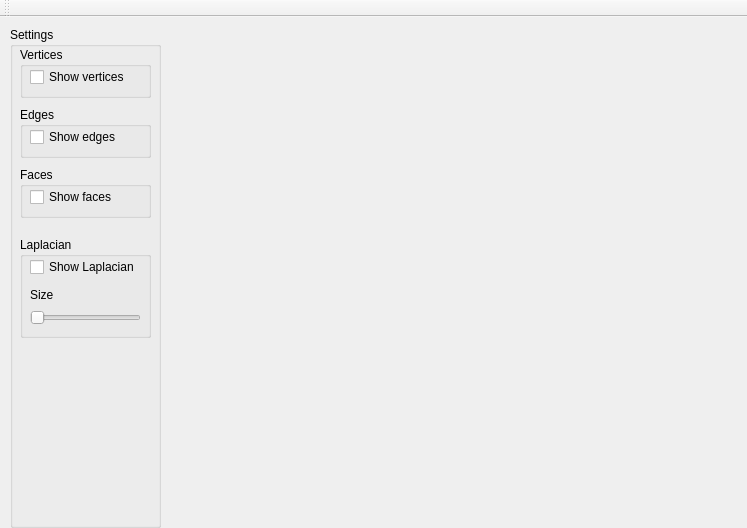
<?xml version="1.0" encoding="UTF-8"?>
<ui version="4.0">
 <class>MainWindow</class>
 <widget class="QMainWindow" name="MainWindow">
  <property name="geometry">
   <rect>
    <x>0</x>
    <y>0</y>
    <width>747</width>
    <height>528</height>
   </rect>
  </property>
  <property name="windowTitle">
   <string>Mesh_Computational_Geometry</string>
  </property>
  <widget class="QWidget" name="centralWidget">
   <widget class="GLDisplayWidget" name="rendering" native="true">
    <property name="geometry">
     <rect>
      <x>170</x>
      <y>10</y>
      <width>571</width>
      <height>501</height>
     </rect>
    </property>
   </widget>
   <widget class="QGroupBox" name="groupBox">
    <property name="geometry">
     <rect>
      <x>10</x>
      <y>10</y>
      <width>151</width>
      <height>501</height>
     </rect>
    </property>
    <property name="title">
     <string>Settings</string>
    </property>
    <widget class="QGroupBox" name="groupBox_2">
     <property name="geometry">
      <rect>
       <x>10</x>
       <y>20</y>
       <width>131</width>
       <height>51</height>
      </rect>
     </property>
     <property name="title">
      <string>Vertices</string>
     </property>
     <widget class="QCheckBox" name="checkBox_Vertices">
      <property name="geometry">
       <rect>
        <x>10</x>
        <y>20</y>
        <width>111</width>
        <height>20</height>
       </rect>
      </property>
      <property name="text">
       <string>Show vertices</string>
      </property>
      <property name="checked">
       <bool>false</bool>
      </property>
     </widget>
    </widget>
    <widget class="QGroupBox" name="groupBox_3">
     <property name="geometry">
      <rect>
       <x>10</x>
       <y>80</y>
       <width>131</width>
       <height>51</height>
      </rect>
     </property>
     <property name="title">
      <string>Edges</string>
     </property>
     <widget class="QCheckBox" name="checkBox_Edges">
      <property name="geometry">
       <rect>
        <x>10</x>
        <y>20</y>
        <width>111</width>
        <height>20</height>
       </rect>
      </property>
      <property name="text">
       <string>Show edges</string>
      </property>
     </widget>
    </widget>
    <widget class="QGroupBox" name="groupBox_4">
     <property name="geometry">
      <rect>
       <x>10</x>
       <y>140</y>
       <width>131</width>
       <height>51</height>
      </rect>
     </property>
     <property name="title">
      <string>Faces</string>
     </property>
     <widget class="QCheckBox" name="checkBox_Faces">
      <property name="geometry">
       <rect>
        <x>10</x>
        <y>20</y>
        <width>111</width>
        <height>20</height>
       </rect>
      </property>
      <property name="text">
       <string>Show faces</string>
      </property>
     </widget>
    </widget>
    <widget class="QGroupBox" name="groupBox_5">
     <property name="geometry">
      <rect>
       <x>10</x>
       <y>210</y>
       <width>131</width>
       <height>101</height>
      </rect>
     </property>
     <property name="title">
      <string>Laplacian</string>
     </property>
     <widget class="QCheckBox" name="checkBox_Laplacian">
      <property name="geometry">
       <rect>
        <x>10</x>
        <y>20</y>
        <width>121</width>
        <height>20</height>
       </rect>
      </property>
      <property name="text">
       <string>Show Laplacian</string>
      </property>
     </widget>
     <widget class="QSlider" name="Laplacian_size_Slider">
      <property name="geometry">
       <rect>
        <x>10</x>
        <y>70</y>
        <width>111</width>
        <height>22</height>
       </rect>
      </property>
      <property name="orientation">
       <enum>Qt::Horizontal</enum>
      </property>
     </widget>
     <widget class="QLabel" name="label">
      <property name="geometry">
       <rect>
        <x>10</x>
        <y>50</y>
        <width>58</width>
        <height>16</height>
       </rect>
      </property>
      <property name="text">
       <string>Size</string>
      </property>
     </widget>
    </widget>
   </widget>
  </widget>
  <widget class="QToolBar" name="mainToolBar">
   <attribute name="toolBarArea">
    <enum>TopToolBarArea</enum>
   </attribute>
   <attribute name="toolBarBreak">
    <bool>false</bool>
   </attribute>
  </widget>
 </widget>
 <layoutdefault spacing="6" margin="11"/>
 <customwidgets>
  <customwidget>
   <class>GLDisplayWidget</class>
   <extends>QWidget</extends>
   <header>gldisplaywidget.h</header>
   <container>1</container>
  </customwidget>
 </customwidgets>
 <resources/>
 <connections/>
</ui>
